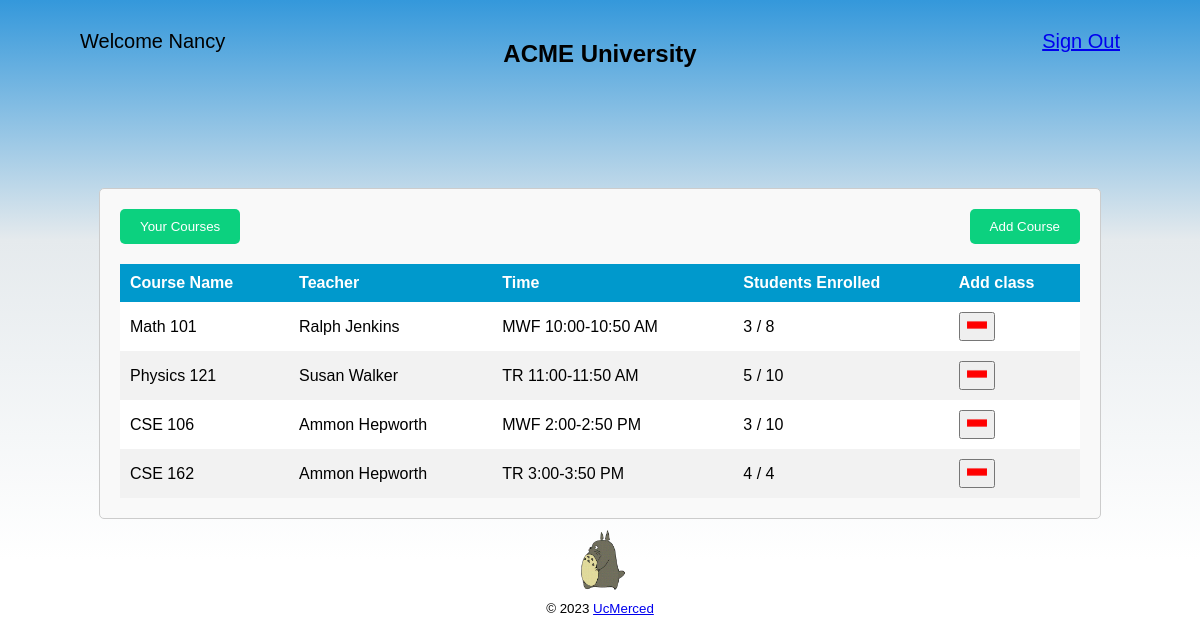
The page /student_dashboard_add_courses (signed in) on the database its author committed.
### app.py (models this page shows)
class Student(UserMixin, db.Model):
    id = db.Column(db.Integer, Sequence('student_id_seq', start=100), primary_key=True)
    username = db.Column(db.String, unique=True, nullable=False)
    password = db.Column(db.String, nullable=False)
    first_name = db.Column(db.String, nullable=False)
    last_name = db.Column(db.String, nullable=False)
    enrolled_courses = db.relationship('Course', secondary=student_course, backref='students')

class Course(db.Model):
    id = db.Column(db.Integer, primary_key=True)
    class_name = db.Column(db.String, nullable=False)
    teacher_name = db.Column(db.String, nullable=False)
    time = db.Column(db.String, nullable=False)
    enrolled_students = db.Column(db.Integer, default=0)
    capacity = db.Column(db.Integer, nullable=False)

### app.py (the view)
@app.route('/student_dashboard_add_courses')
@login_required
def student_dashboard_add_courses():
    all_courses = Course.query.filter().all()
    student_courses = current_user.enrolled_courses #should give you all courses student is enrolled in
    not_student_courses = not_courses(student_courses) #should give you all courses student isn't enrolled in
    return render_template('student_add.html', username=current_user.first_name, student_courses=student_courses, all_courses=all_courses, not_student_courses=not_student_courses)

### app.py (called while the page is built)
def not_courses(student_courses):
    result = []
    for course in Course.query.all():
        is_student_course = False
        for student_course in student_courses:
            if course == student_course:
                is_student_course = True
        if not is_student_course:
            result.append(course)
    return result

@login_manager.user_loader
def load_user(user_id):
    student = Student.query.get(user_id)
    teacher = Teacher.query.get(user_id)
    if student:
        return student
    elif teacher:
        return teacher
    return None

### templates/student_add.html (shortened to what this page needs)
<!DOCTYPE html>
<html>
<head>
    <link rel="stylesheet" type="text/css" href="{{ url_for('static', filename='style.css') }}">
</head>
<body>
    <div class="welcome">Welcome {{ current_user.first_name }}</div>
    <h2>ACME University</h2>
    <a class="sign-out" href="{{ url_for('logout') }}">Sign Out</a>
    <div class="container">
    <div id="button-container">
        <button id="show-your-courses">Your Courses</button>
        <button id="show-all-courses">Add Course</button>
    </div>
    <table>
        <thead>
            <tr>
                <th>Course Name</th>
                <th>Teacher</th>
                <th>Time</th>
                <th>Students Enrolled</th>
                <th>Add class</th>
            </tr>
        </thead>
        <tbody>
            {% for course in all_courses %}
                <tr>
                    <td>{{ course.class_name }}</td>
                    <td>{{ course.teacher_name }}</td>
                    <td>{{ course.time }}</td>
                    <td>{{ course.enrolled_students }} / {{ course.capacity }}</td>
                    <td>
                        {% for student_course in student_courses  %}
                            {% if course == student_course %}
                                <button class="minus-button" id="{{course.id}}" onClick="modifyDatabase({{course.id}})"><img class="edit_icons" src="{{ url_for('static', filename='minus_sign.png') }}"></button>
                            {% endif %}
                        {% endfor %}
                    </td>
                </tr>
            {% endfor %}
        </tbody>
    </table>
    </div>
    <img alt="Walking Totoro" class="totoro" src="{{ url_for('static', filename='totoro.gif') }}">
    <footer>
        <small>&copy; 2023 <a href ="https://www.ucmerced.edu">UcMerced</a></small>
    </footer>
</body>
</html>

### static/style.css (style rules this page uses)
body { font-family: Arial, sans-serif; background: linear-gradient(to bottom, #3498db 0%, rgb(229, 234, 237) 30%, #ffffff 70%); margin: 0; padding: 0; display: flex; flex-direction: column; justify-content: flex-start; align-items: center; height: 100vh; position: relative; }
h2 { margin-top: 5vh; margin-bottom: 15vh; }
#button-container { display: flex; flex-direction: row; justify-content: space-between; width: 100%; gap: 0px; }
#show-your-courses, #show-all-courses { background-color: #0cd17f; color: white; padding: 10px 20px; border: 5px; border-radius: 5px; cursor: pointer; }
.welcome { position: absolute; top: 30px; left: 80px; font-size: 20px; }
.sign-out { position: absolute; top: 30px; right: 80px; font-size: 20px; }
table { width: 100%; border-collapse: collapse; margin-top: 20px; }
th, td { padding: 10px; text-align: left; }
th { background-color: #0099cc; color: white; }
tr:nth-child(even) { background-color: #f2f2f2; }
tr:nth-child(odd) { background-color: #ffffff; }
.edit_icons { width: 20px; height: 20px; }
.container { width: 80%; margin: 0 auto; padding: 20px; border: 1px solid #ccc; border-radius: 5px; background-color: #f9f9f9; }
.totoro { display: block; margin: 0 auto; height: 80px; }

### rows shown on the page
Student: first_name "Nancy"
Course: class_name "Math 101", teacher_name "Ralph Jenkins", time "MWF 10:00-10:50 AM", enrolled_students "3", capacity "8"
Course: class_name "Physics 121", teacher_name "Susan Walker", time "TR 11:00-11:50 AM", enrolled_students "5", capacity "10"
Course: class_name "CSE 106", teacher_name "Ammon Hepworth", time "MWF 2:00-2:50 PM", enrolled_students "3", capacity "10"
Course: class_name "CSE 162", teacher_name "Ammon Hepworth", time "TR 3:00-3:50 PM", enrolled_students "4", capacity "4"
